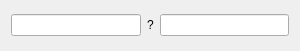
<?xml version="1.0" encoding="UTF-8"?>
<ui version="4.0">
 <class>MsgBoxBinary</class>
 <widget class="QWidget" name="MsgBoxBinary">
  <property name="geometry">
   <rect>
    <x>0</x>
    <y>0</y>
    <width>300</width>
    <height>51</height>
   </rect>
  </property>
  <property name="windowTitle">
   <string>Form</string>
  </property>
  <layout class="QGridLayout" name="gridLayout">
   <item row="0" column="0">
    <widget class="LineEdit" name="LineEdit_1"/>
   </item>
   <item row="0" column="1">
    <widget class="SubtitleLabel" name="SubtitleLabel_symbol">
     <property name="text">
      <string>?</string>
     </property>
    </widget>
   </item>
   <item row="0" column="2">
    <widget class="LineEdit" name="LineEdit_2"/>
   </item>
  </layout>
 </widget>
 <customwidgets>
  <customwidget>
   <class>SubtitleLabel</class>
   <extends>QLabel</extends>
   <header>qfluentwidgets</header>
  </customwidget>
  <customwidget>
   <class>LineEdit</class>
   <extends>QLineEdit</extends>
   <header>qfluentwidgets</header>
  </customwidget>
 </customwidgets>
 <resources/>
 <connections/>
</ui>
